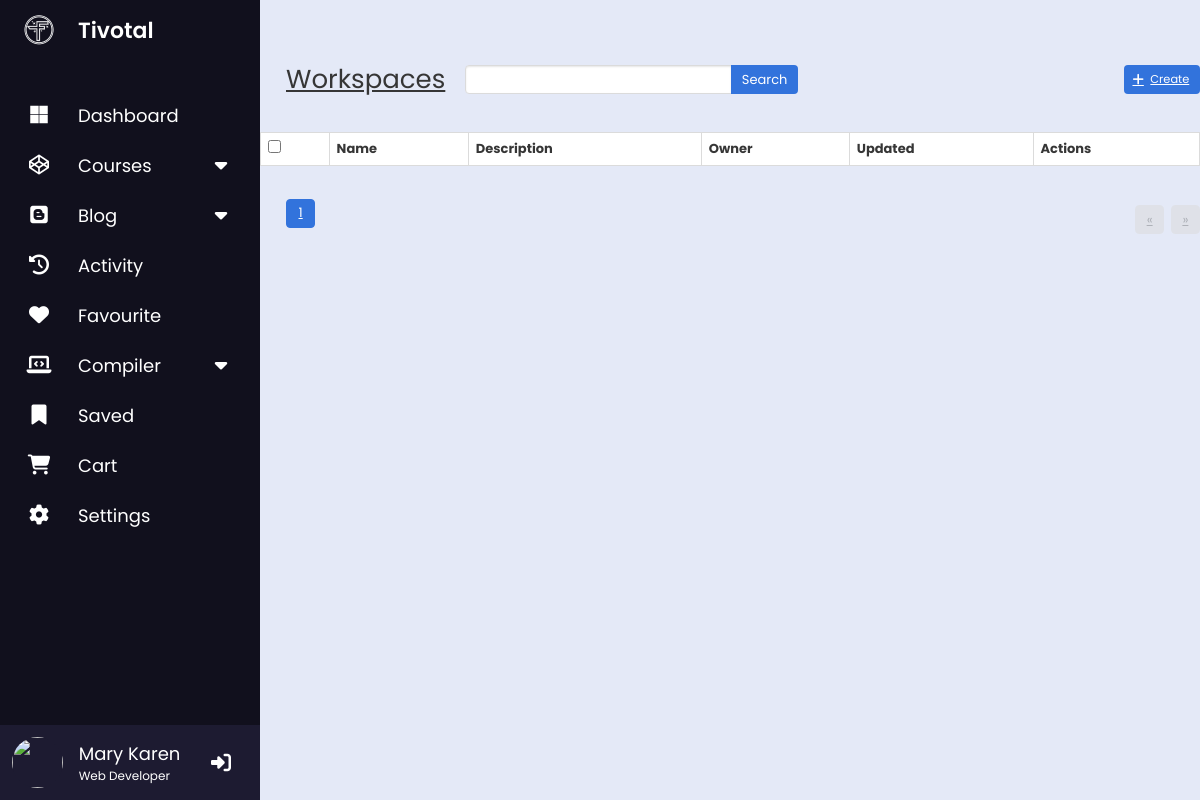
/api/1/workspaces/ (signed in), run on an earlier commit of the app's database.
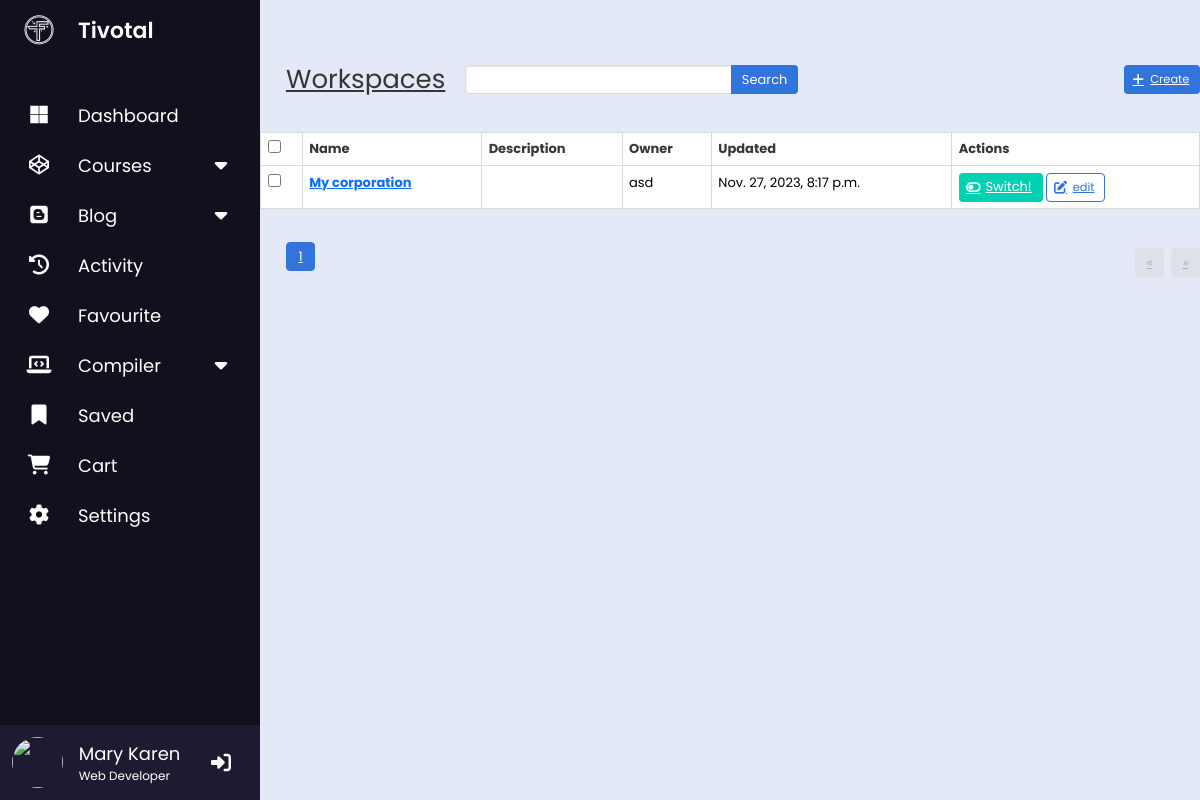
And on a later commit of the database.
### api/workspace/models.py (models this page shows, shortened)
class Workspace(models.Model):
    slug = models.SlugField(max_length=100, db_index=True, default='default')
    name = models.CharField(max_length=100, db_index=True)
    description = models.TextField(blank=True, null=True)
    owner = models.ForeignKey(settings.AUTH_USER_MODEL, null=True, blank=True, on_delete=models.CASCADE)
    members = models.ManyToManyField(settings.AUTH_USER_MODEL, related_name='members_set', blank=True)
    created_at = models.DateTimeField(auto_now=True, db_index=True)
    updated_at = models.DateTimeField(auto_now_add=True, db_index=True)
    class Meta:
        unique_together = ('slug', 'owner')
        get_latest_by = 'created_at'
        ordering = ['owner', 'name']
        verbose_name = 'workspace'
        verbose_name_plural = 'workspaces'

### api/user/models.py (models this page shows, shortened)
class User(AbstractUser):
    first_name = models.CharField(blank=True, max_length=255)
    last_name = models.CharField(blank=True, max_length=255)
    invitation_notification = models.ForeignKey(Notification, null=True, blank=True, on_delete=models.SET_NULL)

### api/workspace/views.py (the view, shortened to what this page needs)
# urls.py: path('', WorkspaceList.as_view(), name='workspace-list'),
@method_decorator(login_required, name='dispatch')
class WorkspaceList(BaseListView):
    model = Workspace
    filter_fields = dict(
        owner='owner__username'
    )
    select_related = None
    prefetch_related = None
    def get_queryset(self):
        return (super().get_queryset().filter(owner=self.request.user) | super().get_queryset().filter(members=self.request.user)).distinct()

### api/forms.py
class SearchForm(forms.Form):
    q = forms.CharField(
        help_text="Click to see help & options",
        required=False,
        widget=forms.TextInput(attrs={
            'autocomplete': 'off'
        })
    )

### api/context_processors.py (called while the page is built)
def site(request):
    return dict(
        current_site=SimpleLazyObject(lambda: get_current_site(request)),
    )

def navigation(request):
    params = dict(
        encoded_url=quote_plus(request.get_full_path()),
        next_url=unquote_plus(request.GET.get('next', ''))
    )
    try:
        params['page'] = int(request.GET.get('page', 0))
    except ValueError:
        pass
    get_vars = request.GET.copy()
    try:
        get_vars.pop('page')
    except KeyError:
        pass
    params['get_vars'] = "&" + get_vars.urlencode()
    return params

def search(request):
    return dict(search_form=SearchForm(request.GET))

### api/workspace/views.py (called while the page is built, shortened)
    def _build_filters(self, q):
        params = {}
        return params

### api/workspace/templates/workspace/workspace_list.html (shortened to what this page needs)
{% extends 'workspace/base.html' %}
{% block object_add_url %}{% url 'workspaces:workspace-add' current_workspace  %}{% endblock %}
{% block table_head_content %}
  <tr>
    <th>
      <input type="checkbox" class="selectAll" />
    </th>
    <th>Name</th>
    <th>Description</th>
    <th>Owner</th>
    <th>Updated</th>
    <th>Actions</th>
  </tr>
{% endblock %}
{% block table_body_content %}
  {% for workspace in object_list %}
  <tr>
    <td>
      <input type="checkbox" name="workspace-{{ workspace.id }}" />
    </td>
    <td>
      <a href="{% url 'workspaces:workspace-detail' current_workspace workspace.id %}">
        <strong>{{ workspace.name }}</strong><br/>
      </a>
    </td>
    <td>{{ workspace.description }}</td>
    <td>{{ workspace.owner }}</td>
    <td>{{ workspace.updated_at|default:'' }}</td>
    <td>
      {% if current_workspace == workspace.slug %}
      <a class="button is-primary is-outlined" href="#">
        Active Workspace
      </a>
      {% else %}
      <a class="button is-primary" href="{% url 'workspaces:workspace-list' workspace.slug %}">
        <span class="icon">
            <i class="fas fa-toggle-off"></i>
        </span><span>Switch!</span>
      </a>
      {% endif %}
      <a class="button is-link is-outlined" href="{% url 'workspaces:workspace-edit' current_workspace workspace.id %}?next={{ encoded_url }}" title="Edit">
        <span class="icon">
            <i class="fas fa-edit"></i>
        </span>
        <small>edit</small>
      </a>
    </td>
  </tr>
  {% endfor %}
{% endblock %}

What changed in the data, as far as the page shows it:
added Workspace: name "My corporation", owner "asd", updated_at "Nov. 27, 2023, 8:17 p.m.", slug "default" (drawn)
